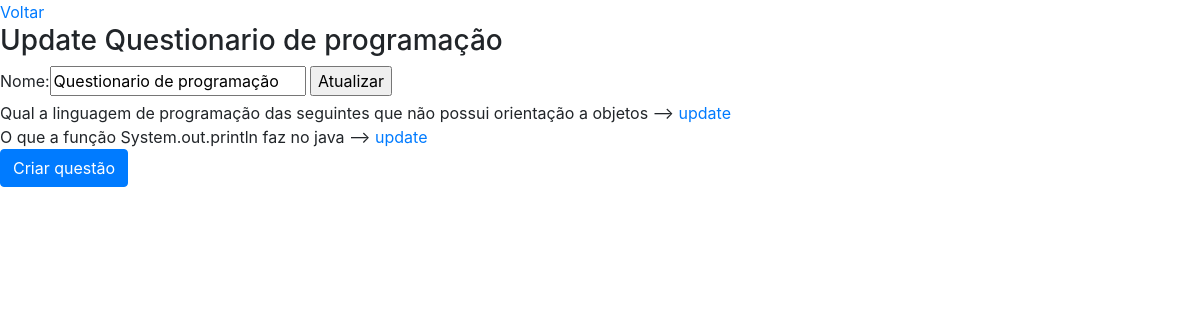
/questao/update/questionario/4, run on an earlier commit of the app's database.
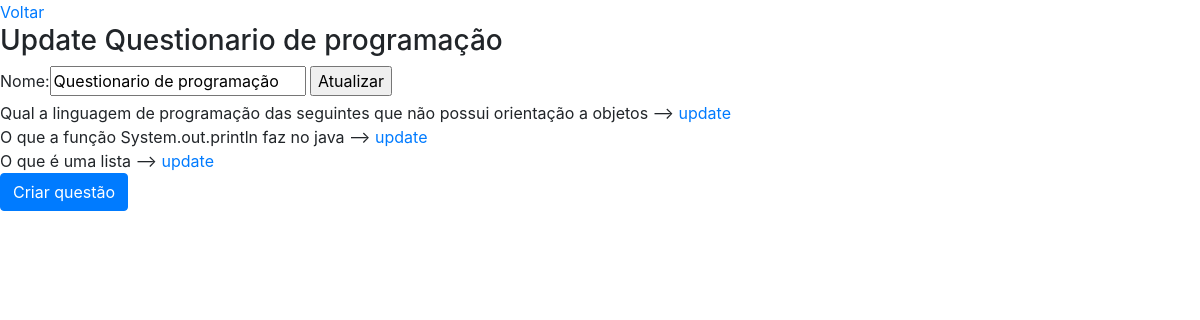
And on a later commit of the database.
### questao/models.py (models this page shows)
class Questao(models.Model):
    questionario = models.ForeignKey(
        Questionario,  on_delete=models.CASCADE)
    enunciado = models.CharField(max_length=200, null=False, blank=False)
    correta = models.ForeignKey("questao.Opcao", on_delete=models.DO_NOTHING,
                                null=True, related_name='questaocorreta', blank=True)

### questao/views.py (the view)
def update_questionario(request, idQuestionario):
    questionario = None
    questoes = None
    if Questionario.objects.filter(id=idQuestionario).count() > 0:
        questionario = Questionario.objects.get(id=idQuestionario)
        questoes = Questao.objects.filter(questionario=questionario)
    if request.method == 'POST':
        form = QuestionarioForm(request.POST, instance=questionario)
        if form.is_valid():
            form.save()
        return redirect('update_questionario', idQuestionario)
    form = QuestionarioForm(instance=questionario)
    c = {
        'questionario': questionario,
        'questoes': questoes,
        'form': form,
    }
    return render(request, 'questao/cadastrar/update/cadastrar_update_questionario.html', c)

### questao/forms.py
class QuestionarioForm(forms.ModelForm):
    class Meta:
        model = Questionario
        fields = '__all__'

### questao/templates/questao/cadastrar/update/cadastrar_update_questionario.html (shortened to what this page needs)
{% extends 'base.html' %}
{% block conteudo %}
    <div class="row">
        <div class="col-sm-12">
            <a href="{% url 'cadastrar_ver_questionario' %}">Voltar</a>
        </div>
    </div>
    <div class="row">
        <div class="col-sm-12">
            <h3>Update {{questionario.nome}}</h3>
        </div>
    </div>
    <div class="row">
        <div class="col-sm-12">
            <form action="" method="post">
                {{form}}
                <input type="submit" value="Atualizar">
            </form>
        </div>
    </div>
    <div>
        {% for questao in questoes %}
            <div class="row">
                <div class="col-sm-12">
                    {{questao.enunciado}} --> <a href={% url 'update_questao' questionario.id questao.id %}>update</a>
                </div>
            </div>
        {% endfor %}
    </div>
    <div class="row">
        <div class="col-sm-12">
            <button id="create_questao" class="btn btn-primary" type="button" name="button">Criar questão</button>
        </div>
    </div>
{% endblock conteudo %}

What changed in the data, as far as the page shows it:
added Questao: enunciado "O que é uma lista"
